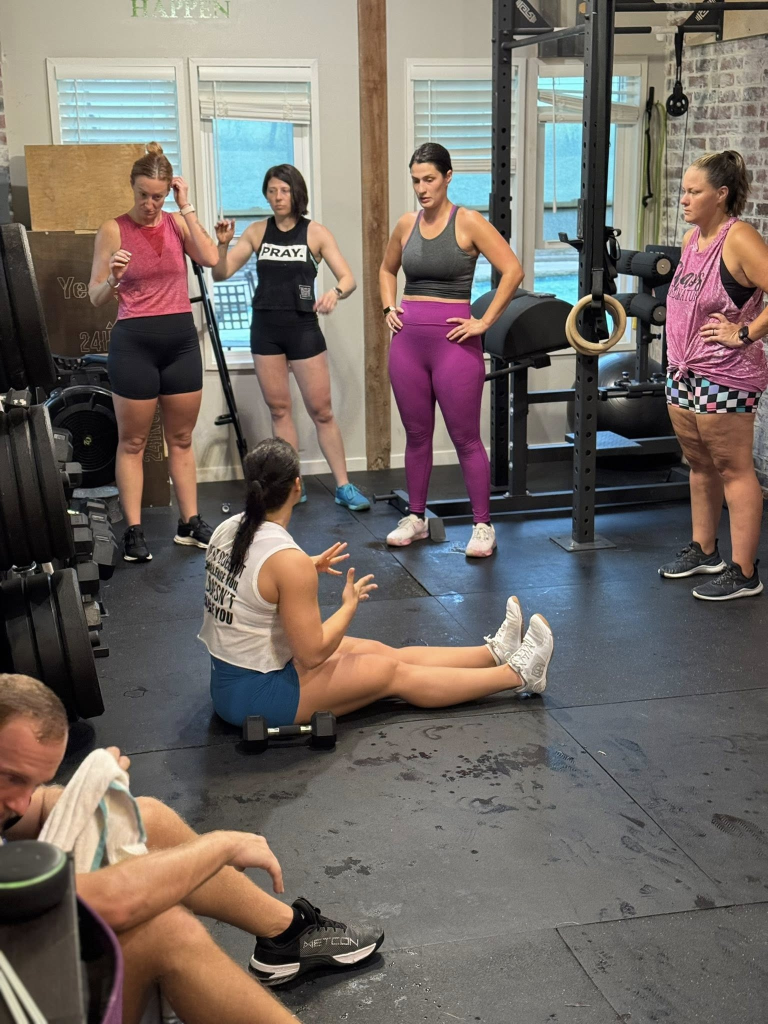
#> input picture assets/images/class-instructor-training.jpg, 1536 x 2048 px (shown at 1/2 size)
$ python -i build-images.py   (imports and definitions only)
#> lines starting #> are read from the running program, lines starting #| are printed output that depends on the picture
#!/usr/bin/env python3
"""
Country Fit — image build tool.

LOCAL AUTHORING TOOL. Never uploaded, never referenced by the site. The site
itself has no build step and no runtime dependencies; this just turns camera
originals into the committed, web-ready set in assets/img/.

Setup (one time):
    pip install Pillow pillow-heif

Usage:
    python tools/build-images.py --list
    python tools/build-images.py --contact-sheet
    python tools/build-images.py --all
    python tools/build-images.py IMG_2650.HEIC --name hero-group-outside --preset hero

What it does to every image:
  * Applies the EXIF orientation flag, then discards it. Phone photos record
    rotation as metadata rather than rotating pixels; skip this and half the
    portraits come out sideways.
  * Strips ALL metadata on save — EXIF, GPS, ICC, XMP. Verified 2026-08-10:
    the current Drive set carries no GPS (Google strips it on download), but
    photos added straight off a phone will, so this stays unconditional.
  * Converts to sRGB / RGB so wide-gamut captures don't shift in the browser.
  * Emits WebP + JPEG at the preset's widths, stepping quality down until each
    file lands under the byte budget.
  * Prints a ready-to-paste <picture> block with real width/height attributes,
    so the markup can never disagree with the files on disk.

Filenames are lowercase-kebab and semantic. Never ship IMG_2650.
"""

import argparse
import io
import sys
from pathlib import Path

try:
    from PIL import Image, ImageOps
except ImportError:
    sys.exit("Pillow is not installed.  Run:  pip install Pillow pillow-heif")

# HEIC support is a separate package. Only required if the sources are .HEIC,
# which the current Drive set is.
# [6 lines not run here, left out]


REPO = Path(__file__).resolve().parent.parent
SRC_DEFAULT = REPO / "assets" / "images" / "new_images"
OUT_DEFAULT = REPO / "assets" / "img"

# Widths are chosen from how large the image actually renders, not from an
# arbitrary cap. A gallery tile is ~380 CSS px in a 4-column 1440 layout, so
# 1600px tiles would be ~4x the pixels needed and would blow the 2 MB budget.
PRESETS = {
    # name:        (widths,            aspect,   max_kb, fit)
    "hero":        ([1600, 1000, 640], None,     180,   "contain"),
    # The hero photo fills the right half of a two-column layout, so at a 1440
    # viewport it renders ~700 CSS px; 1400 covers that at 2x.
    "hero-tall":   ([1400, 1000, 640], (4, 5),   170,   "cover"),
    "gallery":     ([960, 480],        (4, 5),   110,   "cover"),
    "feature":     ([1200, 640],       (4, 5),   150,   "cover"),
    "og":          ([1200],            (40, 21), 120,   "cover"),  # 1200x630
    # Decorative backdrop art. No crop, and a low budget because it is only
    # ever shown at low opacity behind the hero.
    "backdrop":    ([940, 640],        None,     110,   "contain"),
}

JPEG_QUALITY_STEPS = [88, 84, 80, 76, 72, 68, 64, 60]
WEBP_QUALITY_STEPS = [86, 82, 78, 74, 70, 66, 62, 58]


# [117 lines left out: functions load, crop_to_aspect, encode, build, emit_picture, not called in this run]


def contact_sheet(src: Path, outdir: Path):
    """One small JPEG per source so the photos can be reviewed and chosen."""
    outdir.mkdir(parents=True, exist_ok=True)
    files = sorted(p for p in src.iterdir() if p.is_file())
    print(f"Writing {len(files)} previews to {outdir}")
    for p in files:
        try:
            img = load(p)
            img.thumbnail((900, 900), Image.LANCZOS)
            dest = outdir / (p.stem.lower() + ".jpg")
            img.save(dest, "JPEG", quality=80, optimize=True)
            print(f"  {dest.name:<20} {img.width}x{img.height}")
        except Exception as e:                       # noqa: BLE001
            print(f"  {p.name}: FAILED — {e}")


# [47 lines left out: function main, not called in this run]


# [2 lines not run here, left out]

>>> import cv2
>>> picture = cv2.imread('../assets/images/class-instructor-training.jpg', cv2.IMREAD_GRAYSCALE)
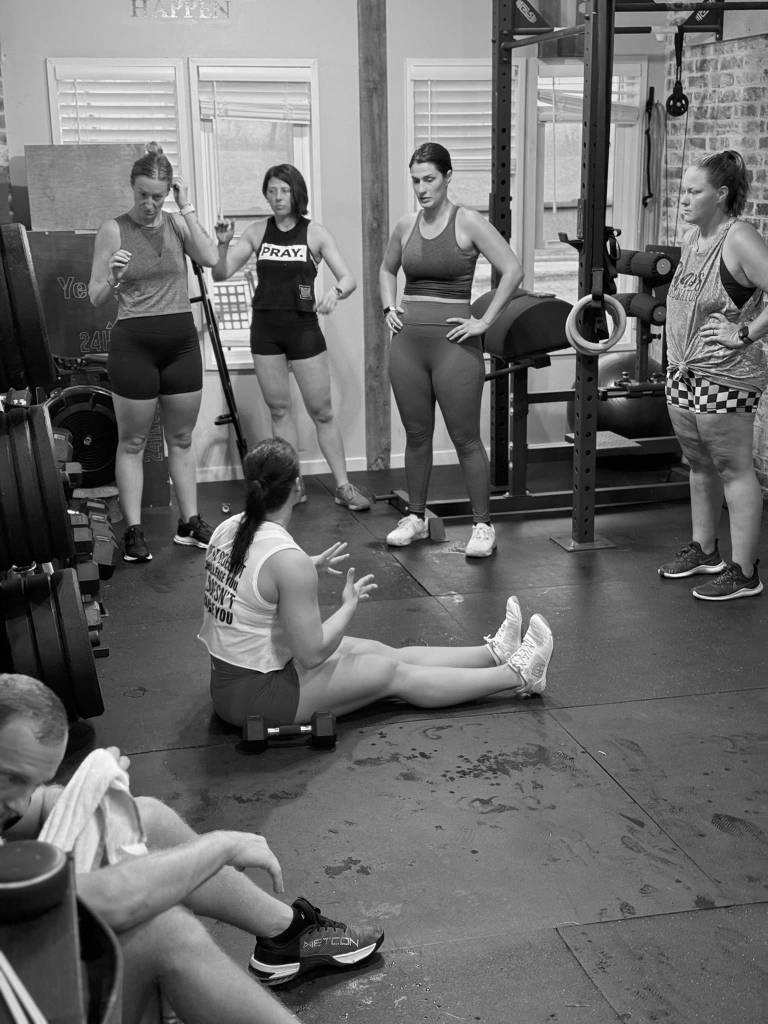
#> picture: shape (2048, 1536) (shown at 1/2 size); min 0, max 255, mean 107.9
>>> result = contact_sheet(picture, 'out.png')
#> (the run stopped early here; a loop or call above may not have finished)

$ run again, on assets/images/carousel/stock-photo-10.jpeg
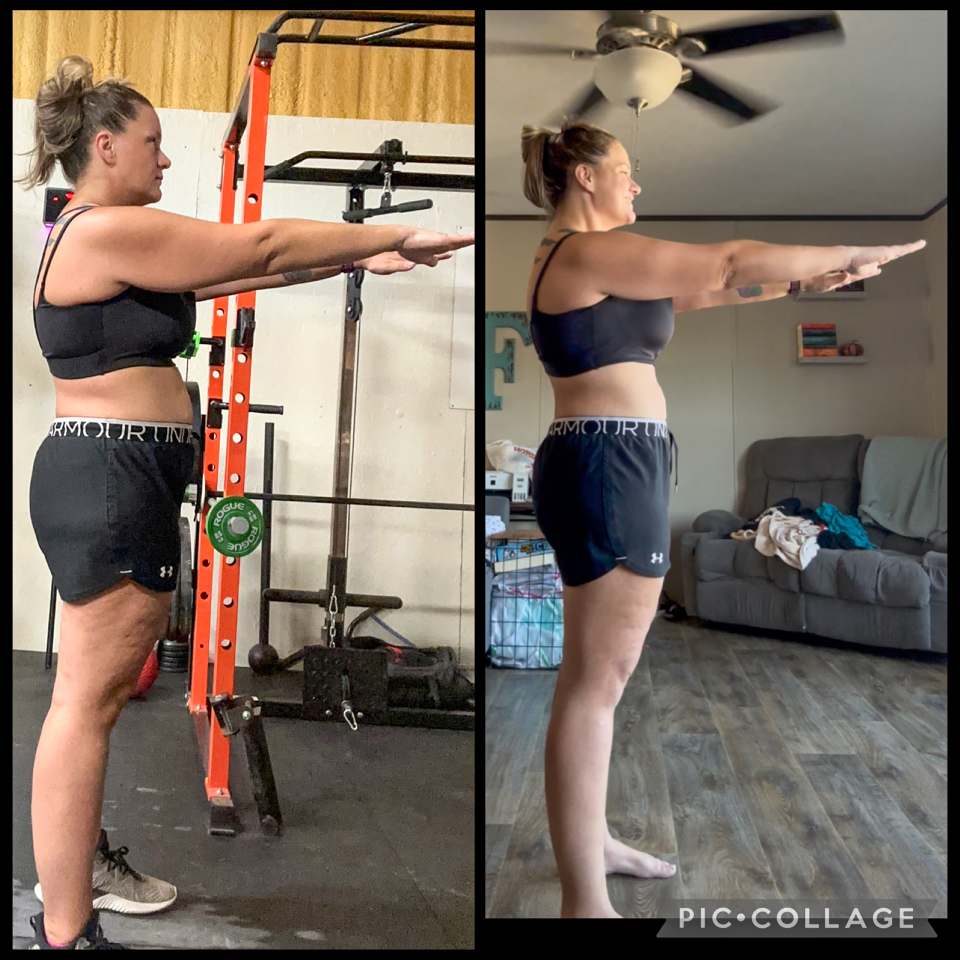
#> input picture assets/images/carousel/stock-photo-10.jpeg, 1920 x 1920 px (shown at 1/2 size)
#> `picture = cv2.imread('../assets/images/class-instructor-training.jpg',..`:
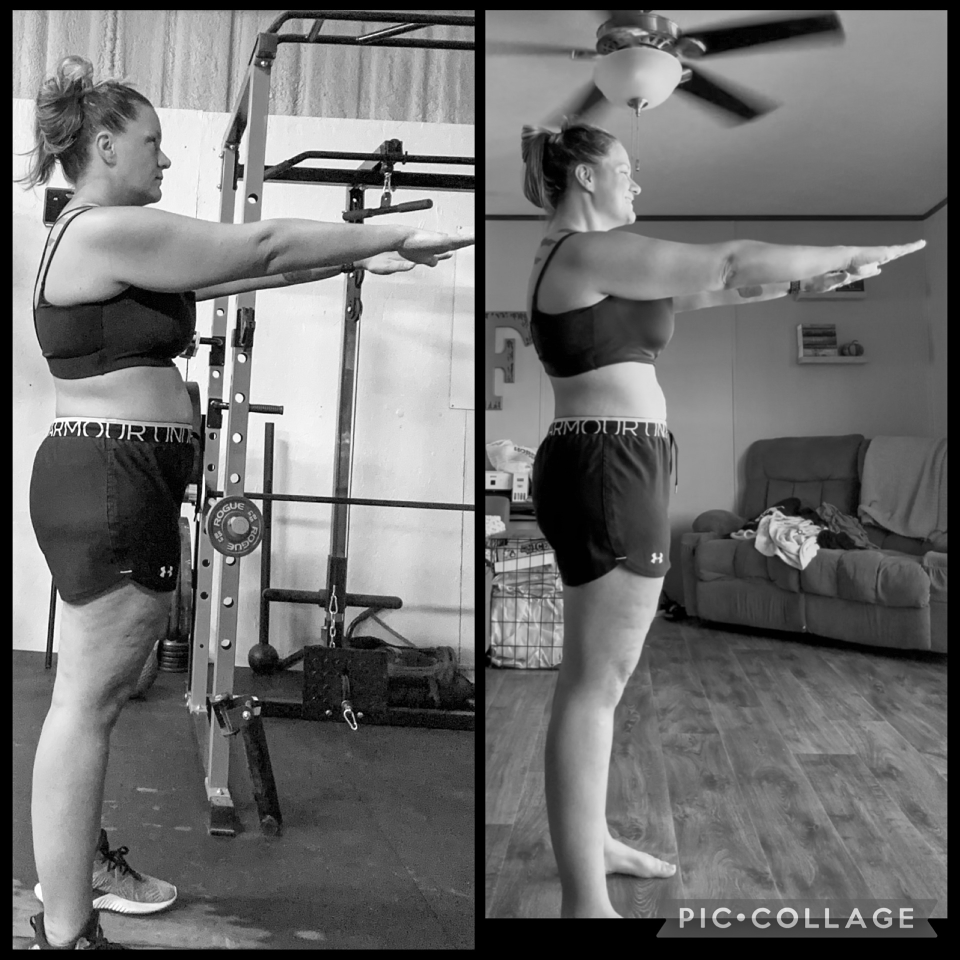
#> picture: shape (1920, 1920) (shown at 1/2 size); min 0, max 255, mean 110.6

$ run again, on assets/images/carousel/stock-photo-2.JPG
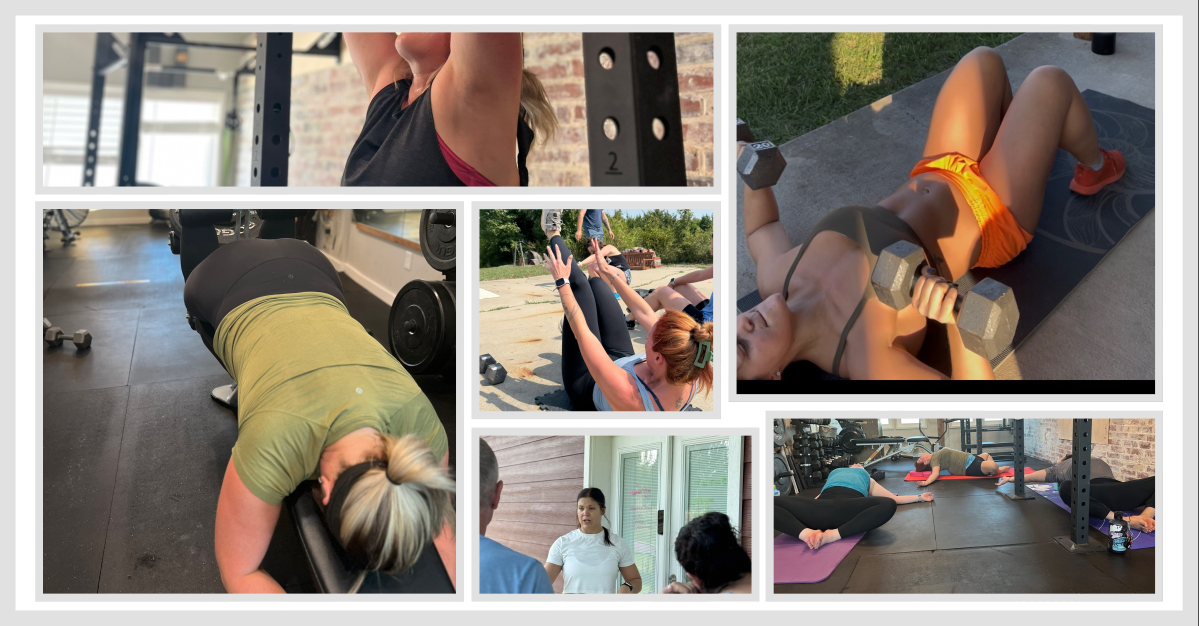
#> input picture assets/images/carousel/stock-photo-2.JPG, 4793 x 2504 px (shown at 1/4 size)
#> `picture = cv2.imread('../assets/images/class-instructor-training.jpg',..`:
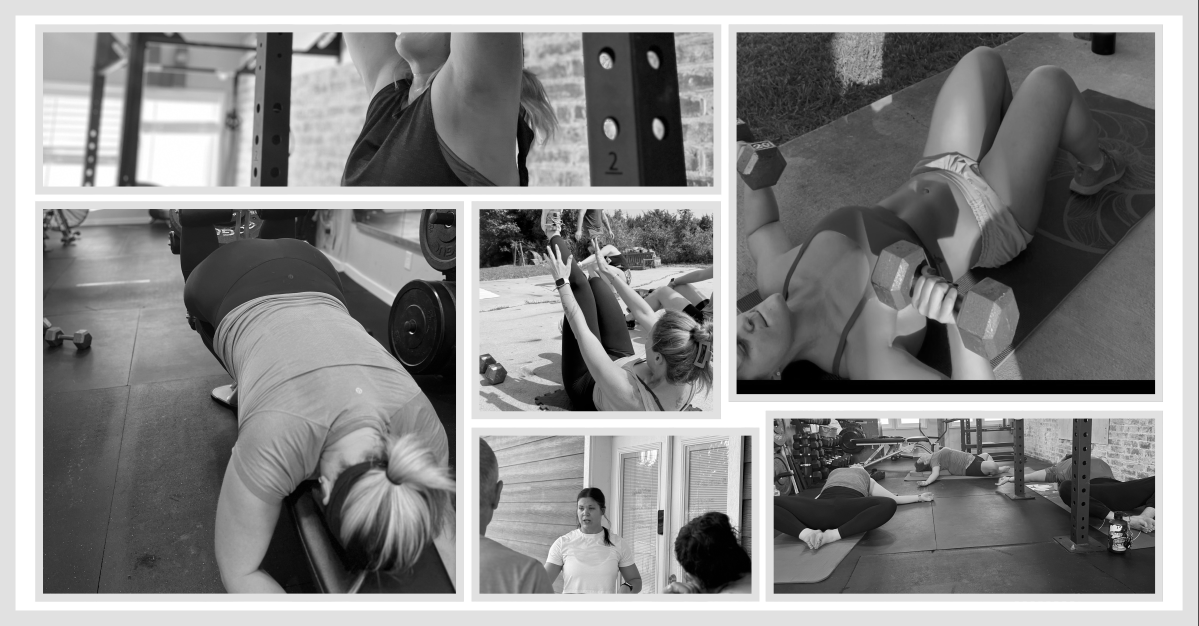
#> picture: shape (2504, 4793) (shown at 1/4 size); min 0, max 255, mean 137.5

$ run again, on assets/images/other-images/IMG_0062.jpg
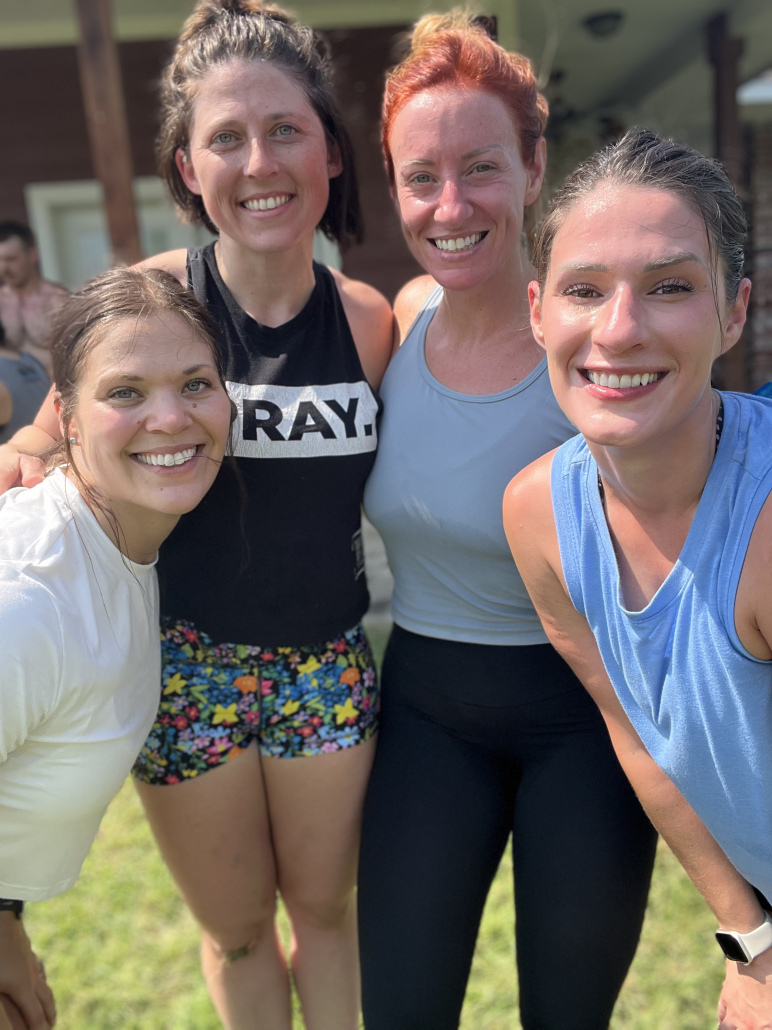
#> input picture assets/images/other-images/IMG_0062.jpg, 2316 x 3088 px (shown at 1/3 size)
#> `picture = cv2.imread('../assets/images/class-instructor-training.jpg',..`:
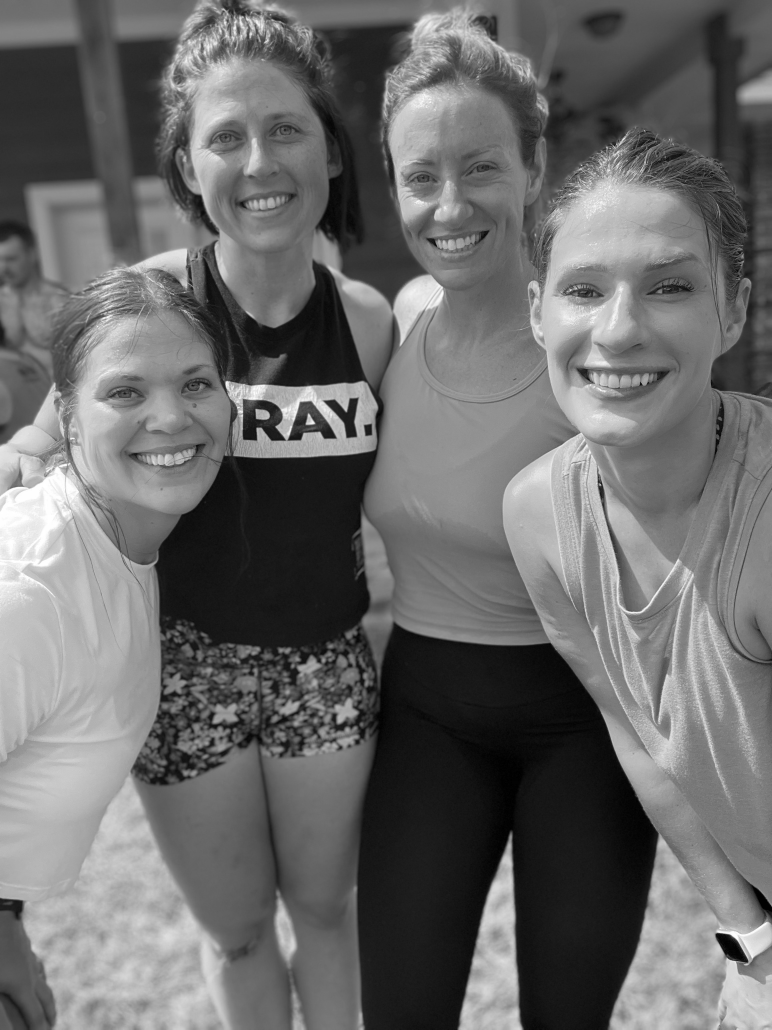
#> picture: shape (3088, 2316) (shown at 1/3 size); min 0, max 255, mean 106.5
